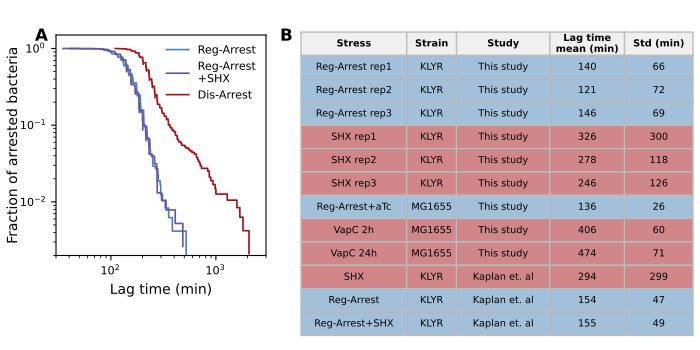

The Python source for this figure:
import os
import sys

# --- import bootstrap: this script lives in scripts/supplementary_figures/ ----
_HERE = os.path.dirname(os.path.abspath(__file__))
_REPO = os.path.dirname(os.path.dirname(_HERE))                       # repo root
sys.path.insert(0, _REPO)                                             # import src.*
sys.path.insert(0, os.path.join(_REPO, 'scripts', 'figures'))        # figure_functions

import numpy as np
import pandas as pd
import matplotlib.pyplot as plt
from matplotlib.colors import to_rgba
from figure_functions import PanelFigure

# ------------------------------------------------------------------
# Supplementary Figure S9
#   A. Log-log CCDF of lag-time distributions (Reg-Arrest,
#      Reg-Arrest+SHX, Dis-Arrest). Lag times are shifted by t0 (the
#      minimum appearance time of the exponential control) before
#      plotting. Format follows figure1 panel E.
#   B. Summary table of lag-time data across all conditions in this
#      study together with data adapted from Kaplan et al.
# ------------------------------------------------------------------

fsize = 10
REG_COLOR = 'steelblue'  # Reg-Arrest
DIS_COLOR = '#a50f15'    # Dis-Arrest (red), as in figure1
SHX_COLOR = '#6a51a3'    # Reg-Arrest+SHX (purple)
REG_TINT = to_rgba(REG_COLOR, 0.5)
DIS_TINT = to_rgba(DIS_COLOR, 0.5)

SCANLAG_DIR = os.path.join(_REPO, 'scanlag_data', 'CASP+SHX')

# condition -> (lag-time column, OneMinusCDF column, plot color)
CCDF_CONDITIONS = [
    ('Reg-Arrest',     2, 3, REG_COLOR),
    ('Reg-Arrest\n+SHX', 0, 1, SHX_COLOR),
    ('Dis-Arrest',     4, 5, DIS_COLOR),
]


def _load_ccdf_data():
    """Read casp+shx.xlsx and return, per condition, (t0-shifted lag, CCDF)."""
    raw = pd.read_excel(os.path.join(SCANLAG_DIR, 'casp+shx.xlsx'), header=None)
    out = {}
    for name, lag_col, cdf_col, _ in CCDF_CONDITIONS:
        # row 2 holds the t0 string, e.g. 't0=-48'
        t0 = float(str(raw.iloc[2, lag_col]).split('=')[1])
        lag = pd.to_numeric(raw.iloc[4:, lag_col], errors='coerce').dropna().to_numpy()
        ccdf = pd.to_numeric(raw.iloc[4:, cdf_col], errors='coerce').dropna().to_numpy()
        out[name] = (lag - t0, ccdf)
    return out


def panel_A(ax):
    data = _load_ccdf_data()
    for name, lag_col, cdf_col, color in CCDF_CONDITIONS:
        lag, ccdf = data[name]
        order = np.argsort(lag)
        ax.step(lag[order], ccdf[order], where='post', color=color,
                linewidth=1.2, label=name)
    ax.set_xscale('log')
    ax.set_yscale('log')
    ax.set_xlabel('Lag time (min)', fontsize=fsize)
    ax.set_ylabel('Fraction of arrested bacteria', fontsize=fsize, labelpad=0)
    ax.set_xlim(30, 3000)
    ax.set_ylim(0.002, 1.5)
    leg = ax.legend(loc='upper right', fontsize=fsize - 2, frameon=True,
                    framealpha=0.6, edgecolor='none')
    leg.get_frame().set_facecolor('white')
    ax.tick_params(axis='both', which='major', labelsize=fsize - 2)


def panel_B(ax):
    """Summary table of lag-time statistics. Mean is t0-shifted."""
    s = pd.read_excel(os.path.join(SCANLAG_DIR, 'scanlag_summary.xlsx'), header=None)
    s = s.set_index(0)  # first column = row labels (Study, Strain, ...)

    ax.set_axis_off()
    col_labels = ['Stress', 'Strain', 'Study', 'Lag time\nmean (min)', 'Std (min)']
    rows = []
    cell_colors = []
    for c in s.columns:
        stress = str(s.loc['Stress', c])
        is_reg = 'Reg-Arrest' in stress
        rep = s.loc['Replicate', c]
        if not pd.isna(rep):
            stress = f'{stress} rep{int(rep)}'
        strain = str(s.loc['Strain', c])
        study = str(s.loc['Study', c])
        t0 = float(s.loc['t0', c])
        mean = float(s.loc['mean', c]) - t0  # shift by t0
        std = float(s.loc['std', c])
        rows.append([stress, strain, study, f'{mean:.0f}', f'{std:.0f}'])
        tint = REG_TINT if is_reg else DIS_TINT
        cell_colors.append([tint] * len(col_labels))

    # Size each column to its widest text (header or cell); columns with
    # less text end up narrower. Width = longest line in the column, plus a
    # little padding, normalised so the columns fill the axes width.
    def _col_widths(header, body, pad=2):
        ncol = len(header)
        w = np.array([
            max(max(len(line) for line in str(cell).split('\n'))
                for cell in [header[c]] + [r[c] for r in body]) + pad
            for c in range(ncol)
        ], dtype=float)
        return w / w.sum()

    tbl = ax.table(cellText=rows, colLabels=col_labels,
                   colWidths=_col_widths(col_labels, rows),
                   cellColours=cell_colors, cellLoc='center', loc='center')
    tbl.auto_set_font_size(False)
    tbl.set_fontsize(fsize - 3)
    tbl.scale(1, 1.4)
    for (r, c), cell in tbl.get_celld().items():
        cell.set_edgecolor('#bdbdbd')
        if r == 0:
            cell.set_text_props(fontweight='bold')
            cell.set_facecolor('#f0f0f0')


# ------------------------------------------------------------------
# Assemble — single row, two columns
# ------------------------------------------------------------------
plt.close('all')
pf = PanelFigure(figsize=(7, 3.5), label_offset=(-0.03, 0.02))
pf.add_panel([0.08, 0.27, 0.3, 0.63], label='A', draw_func=panel_A)
pf.add_panel([0.43, 0.05, 0.56, 0.85], label='B', draw_func=panel_B)

pf.save('figure_s9.pdf', dpi=300)
pf.save('figure_s9_preview.png', dpi=200)
print('Saved figure_s9.pdf and figure_s9_preview.png')
plt.show()
